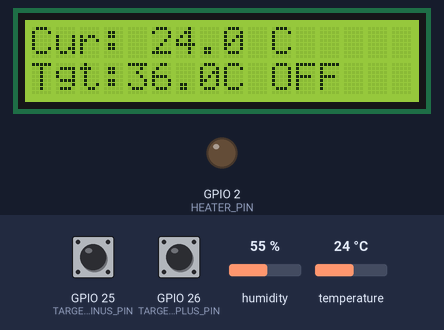
Recording of a sketch running on a simulated ESP32. Parts: 16×2 character LCD, output pins drawn as LEDs (lit = HIGH). The test bench sets the inputs (shaded band); at power-on: GPIO 25 (TARGET_MINUS_PIN) HIGH, temperature 24 °C, GPIO 26 (TARGET_PLUS_PIN) HIGH, humidity 55 %. WiFi joins after 1.5 s; servers stay silent unless stated; uploads are accepted with an empty reply; what the sketch prints to the serial monitor is not drawn.

Above: at 3.8 s.
3.9 s: GPIO 25 (TARGET_MINUS_PIN) pulled LOW for 3 s
At 7.2 s:
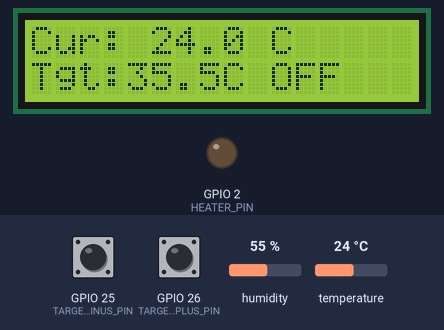
8.4 s: temperature set to 12 °C
At 11.1 s:
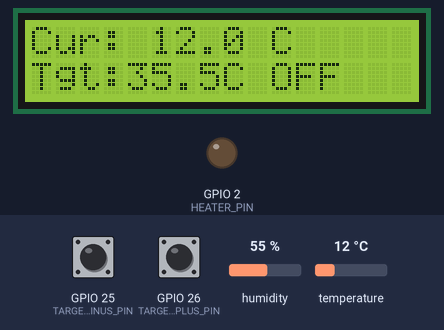
12.6 s: GPIO 26 (TARGET_PLUS_PIN) pulled LOW for 3 s
At 14.7 s:
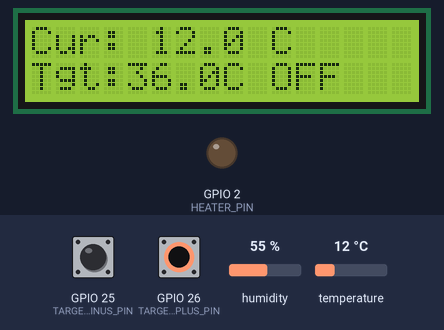
17.1 s: temperature set to 19 °C
At 21.1 s:
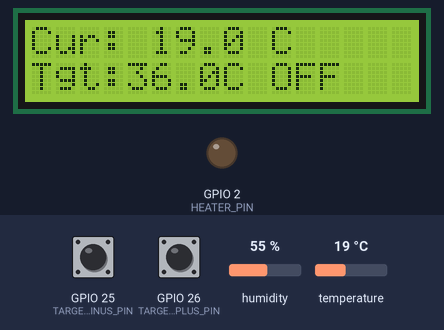
22.1 s: GPIO 26 (TARGET_PLUS_PIN) pulled LOW for 3 s
At 24.7 s:
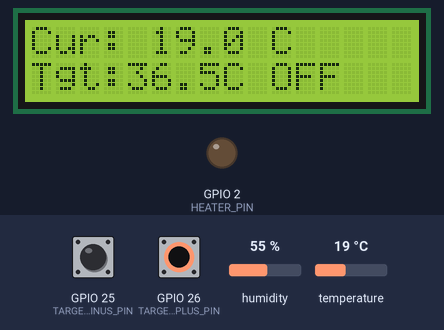
26.6 s: temperature set to 28 °C
At 28.6 s:
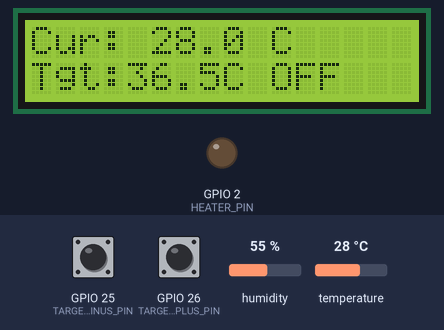
Timing chart, 0 to 30.1 s (numbered marks = the images above; inputs shaded):
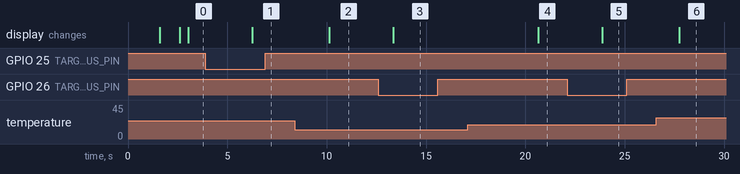

The sketch:

tempmate_wokwi.ino
```cpp
// Morph Mug - Wokwi ESP32 direct telemetry and I2C LCD display
// Add DHT22: DATA -> GPIO 15
// Add I2C LCD 16x2: SDA -> GPIO 21, SCL -> GPIO 22
#include <WiFi.h>
#include <HTTPClient.h>
#include <DHT.h>
#include <Wire.h>
#include <LiquidCrystal_I2C.h>

#define DHTPIN 15
#define DHTTYPE DHT22
#define HEATER_PIN 2
#define TARGET_MINUS_PIN 25
#define TARGET_PLUS_PIN 26

DHT dht(DHTPIN, DHTTYPE);

const char* WIFI_SSID = "Wokwi-GUEST";
const char* WIFI_PASSWORD = "";
const char* SERVER_URL = "https://aether-tempmate.vercel.app/api/telemetry";
const char* CONTROL_URL = "https://aether-tempmate.vercel.app/api/control";
#define TELEMETRY_KEY "AETHER-MORPH-MUG-2026"

LiquidCrystal_I2C lcd(0x27, 16, 2);

float currentTarget = 36.0;
String systemState = "START";
unsigned long lastTargetButtonMs = 0;

void sendTelemetry(float temperature, bool sensorError);
float readJsonNumber(const String& json, const char* key);
String readJsonString(const String& json, const char* key);
void displayTemperature(float temperature, bool sensorError);
void setServerTarget(float target);

void setup() {
  Serial.begin(115200);
  dht.begin();
  pinMode(HEATER_PIN, OUTPUT);
  pinMode(TARGET_MINUS_PIN, INPUT_PULLUP);
  pinMode(TARGET_PLUS_PIN, INPUT_PULLUP);
  digitalWrite(HEATER_PIN, LOW);

  lcd.begin();
  lcd.backlight();
  lcd.print("Connecting to WiFi");

  WiFi.begin(WIFI_SSID, WIFI_PASSWORD);
  Serial.print("Connecting");
  while (WiFi.status() != WL_CONNECTED) {
    delay(300);
    Serial.print(".");
  }
  Serial.println("\nConnected");
  lcd.clear();
  lcd.print("WiFi Connected");
  delay(1000);
  lcd.clear();
}

void sendTelemetry(float temperature, bool sensorError) {
  if (WiFi.status() != WL_CONNECTED) return;

  HTTPClient http;
  http.begin(SERVER_URL);
  http.addHeader("Content-Type", "application/json");
  http.addHeader("X-Morph-Mug-Key", TELEMETRY_KEY);

  String payload = "{\"temperature\":" + String(temperature, 2) +
                   ",\"sensor_error\":" + String(sensorError ? "true" : "false") +
                   ",\"heater_on\":" + String(digitalRead(HEATER_PIN) == HIGH ? "true" : "false") + "}";

  int code = http.POST(payload);
  String response = http.getString();
  Serial.printf("Telemetry HTTP %d: %s\n", code, response.c_str());
  if (code == 200) {
    float serverTarget = readJsonNumber(response, "target");
    if (!isnan(serverTarget)) currentTarget = serverTarget;
    String serverState = readJsonString(response, "state");
    if (serverState.length() > 0) systemState = serverState;
  }
  http.end();

  HTTPClient control;
  control.begin(CONTROL_URL);
  control.addHeader("X-Morph-Mug-Key", TELEMETRY_KEY);
  int controlCode = control.GET();

  if (controlCode == 200) {
    String controlResponse = control.getString();
    bool heaterCommand = controlResponse.indexOf("\"heater_on\":true") >= 0;
    float serverTarget = readJsonNumber(controlResponse, "target");
    if (!isnan(serverTarget)) currentTarget = serverTarget;
    String serverState = readJsonString(controlResponse, "state");
    if (serverState.length() > 0) systemState = serverState;

    if (!sensorError) {
      digitalWrite(HEATER_PIN, heaterCommand ? HIGH : LOW);
    } else {
      digitalWrite(HEATER_PIN, LOW);
    }

    Serial.printf("Heater command: %s, Control: %s\n",
                  heaterCommand ? "ON" : "OFF",
                  controlResponse.c_str());
  } else {
    digitalWrite(HEATER_PIN, LOW);
    Serial.printf("Control HTTP %d - heater forced OFF\n", controlCode);
  }
  control.end();
}

float readJsonNumber(const String& json, const char* key) {
  String pattern = String("\"") + key + "\":";
  int start = json.indexOf(pattern);
  if (start < 0) return NAN;
  start += pattern.length();
  int end = json.indexOf(',', start);
  if (end < 0) end = json.indexOf('}', start);
  if (end < 0) return NAN;
  return json.substring(start, end).toFloat();
}

String readJsonString(const String& json, const char* key) {
  String pattern = String("\"") + key + "\":\"";
  int start = json.indexOf(pattern);
  if (start < 0) return "";
  start += pattern.length();
  int end = json.indexOf('"', start);
  if (end < 0) return "";
  return json.substring(start, end);
}

void displayTemperature(float temperature, bool sensorError) {
  lcd.clear();
  lcd.setCursor(0, 0);
  if (sensorError || isnan(temperature)) {
    lcd.print("SENSOR ERROR");
  } else {
    lcd.printf("Cur: %.1f C", temperature);
  }

  lcd.setCursor(0, 1);
  if (sensorError || isnan(temperature)) {
    lcd.print("HEATER OFF");
  } else {
    String heater = digitalRead(HEATER_PIN) == HIGH ? "ON" : "OFF";
    lcd.printf("Tgt:%.1fC %s", currentTarget, heater.c_str());
  }
}

void setServerTarget(float target) {
  if (target < 32.5) target = 32.5;
  if (target > 60.0) target = 60.0;

  currentTarget = target;

  if (WiFi.status() != WL_CONNECTED) return;

  HTTPClient http;
  http.begin("https://aether-tempmate.vercel.app/api/control/target");
  http.addHeader("Content-Type", "application/json");
  http.addHeader("X-Morph-Mug-Key", TELEMETRY_KEY);

  String payload = "{\"target\":" + String(target, 1) + "}";
  int code = http.POST(payload);
  String response = http.getString();

  if (code == 200) {
    float serverTarget = readJsonNumber(response, "target");
    if (!isnan(serverTarget)) currentTarget = serverTarget;
  }

  Serial.printf("Target button -> %.1f C (HTTP %d)\n", currentTarget, code);
  http.end();
}

void loop() {
  unsigned long now = millis();
  if (now - lastTargetButtonMs >= 250) {
    if (digitalRead(TARGET_MINUS_PIN) == LOW) {
      setServerTarget(currentTarget - 0.5);
      displayTemperature(dht.readTemperature(), false);
      lastTargetButtonMs = now;
    } else if (digitalRead(TARGET_PLUS_PIN) == LOW) {
      setServerTarget(currentTarget + 0.5);
      displayTemperature(dht.readTemperature(), false);
      lastTargetButtonMs = now;
    }
  }

  float temperature = dht.readTemperature();
  bool sensorError = isnan(temperature);

  if (sensorError) {
    Serial.println("Sensor error");
    digitalWrite(HEATER_PIN, LOW);
  } else {
    Serial.printf("Temperature: %.2f C\n", temperature);
  }

  sendTelemetry(temperature, sensorError);

  displayTemperature(temperature, sensorError);

  delay(3000);
}
```

Measured:
- after the input at 3.9 s, the display: changes after 2.4 s (image 1)
- after the input at 8.4 s, the display: changes after 1.7 s (image 2)
- after the input at 12.6 s, the display: changes after 0.76 s (image 3)
- after the input at 17.1 s, the display: changes after 3.5 s (image 4)
- after the input at 22.1 s, the display: changes after 1.8 s (image 5)
- after the input at 26.6 s, the display: changes after 1.1 s (image 6)
